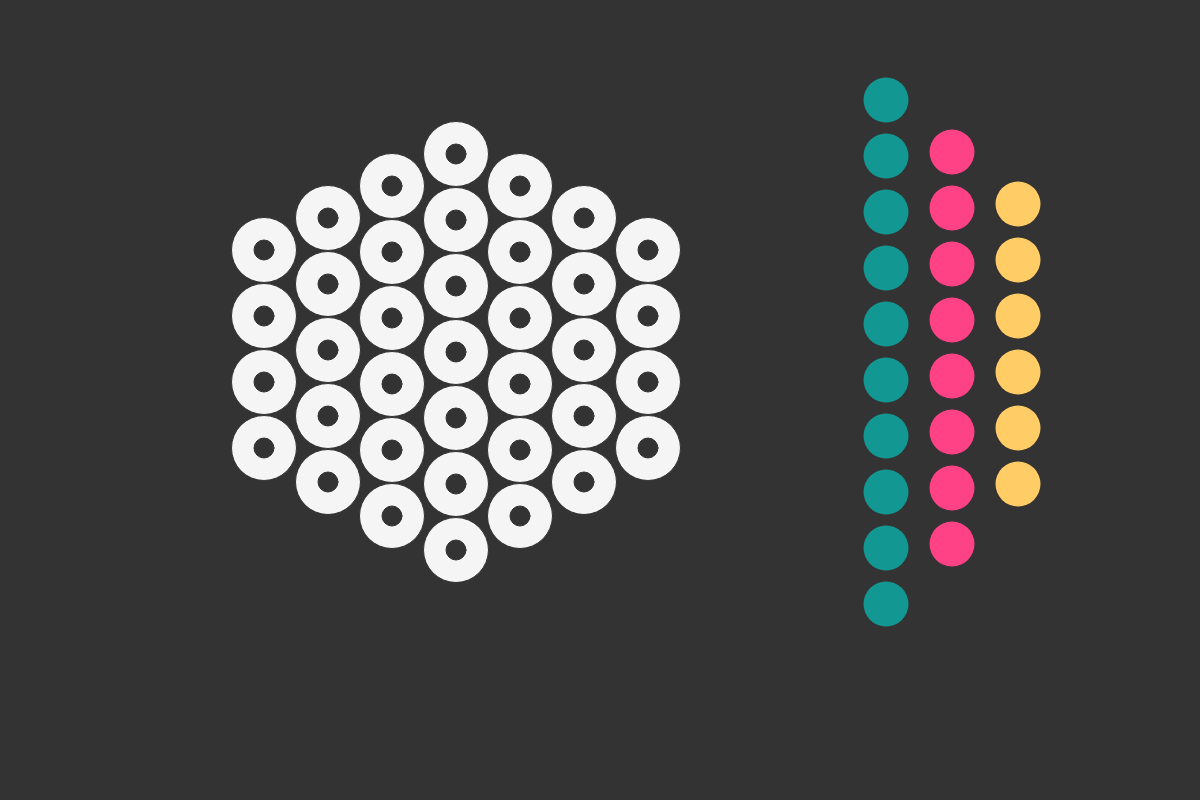
Frame 1 (no input)
Frame 60 (no input): identical to frame 1, image omitted
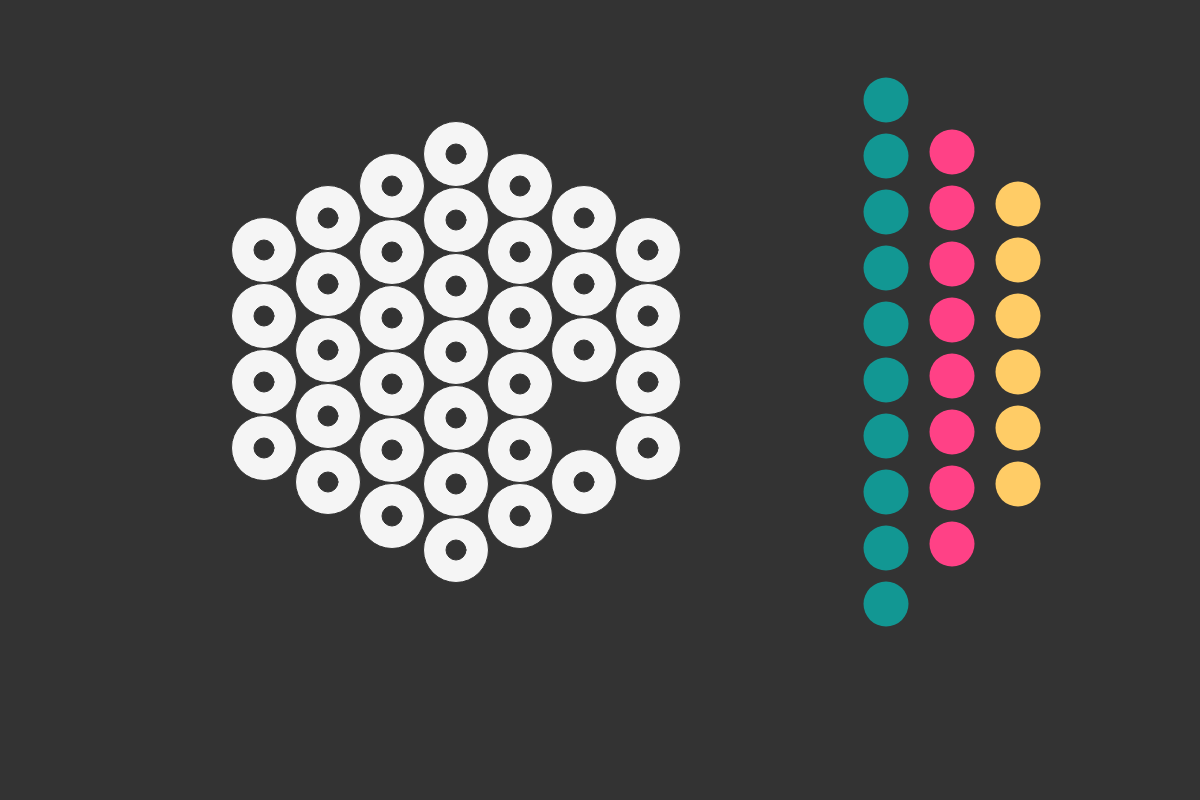
Frame 120 (the mouse pressed at the canvas centre since frame 60)

The p5.js sketch that drew these frames (run headless with seeded random() and noise() and a simulated clock; from frame 60 on, the mouse is pressed at the canvas centre):

// p5.js sketch
// ── sketch.js
var BGN_COLOUR = 51
let rings = [];
let marbles = [];

function setup() {
    // put setup code here
    createCanvas(1200, 800);
    background(BGN_COLOUR);

    // Setup the rings
    let posx = 200;
    let posy = 250;

    alph = ['a', 'b', 'c', 'd', 'e', 'f', 'g']
    num_rings = [4, 5, 6, 7, 6, 5, 4];
    for (let i = 0; i < alph.length; ++i) {
        posx += 64;
        posy = 250 - (num_rings[i] % 4) * 32;
        for (j = 0; j < num_rings[i]; ++j) {
            let ring = new Ring(posx, posy, alph[i].concat(String(j + 1)));
            rings.push(ring);
            posy += 66;
        }
    }

    posx = 820;
    posy = 100;
    num_marbles = [10, 8, 6];
    c = ["C", "P", "Y"];
    for (let i = 0; i < c.length; ++i) {
        posx += 66;
        posy = 100 + i * 52;
        for (j = 0; j < num_marbles[i]; ++j) {
            let marble = new Marble(posx, posy, c[i]);
            marbles.push(marble);
            posy += 56;
        }
    }

    // var b = new Marble(820, 180, "C");
    // marbles.push(b);

}


function draw() {
    background(BGN_COLOUR);
    // put drawing code here
    for (let i = 0; i < rings.length; ++i) {
        rings[i].draw();
    }

    for (let i = 0; i < marbles.length; ++i) {
        marbles[i].draw();
    }
}

function mousePressed() {
    for (let i = 0; i < marbles.length; ++i) {
        if (marbles[i].clicked()) { return; }
    }

    let ring_remove_id;
    for (let i = 0; i < rings.length; ++i) {
        if (rings[i].clicked())
            ring_remove_id = i;
    }
    if (ring_remove_id) {
        rings.splice(ring_remove_id, 1);
        return;
    }


}

function mouseDragged() {
    for (let i = 0; i < marbles.length; ++i) {
        marbles[i].dragged();
    }

}

function mouseReleased() {
    for (let i = 0; i < marbles.length; ++i) {
        for (let j = 0; j < rings.length; ++j) {
            var d = dist(marbles[i].posx, marbles[i].posy, rings[j].posx, rings[j].posy);
            if (d < 32.5) {
                marbles[i].posx = rings[j].posx;
                marbles[i].posy = rings[j].posy;
                // rings[j].update_has_marble(true);
            }
            marbles[i].lock = false;
        }
    }

}
// ── marble.js
var colours = {
    "C": [18, 151, 147],
    "P": [255, 65, 134],
    "Y": [255, 204, 102]

};

class Marble {
    constructor(posx, posy, colour) {
        this.posx = posx;
        this.posy = posy;
        this.colour = colour;
        this.xoffset = 0;
        this.yoffset = 0;
        this.radius = 45;
        this.lock = false;

        this.draw = function() {
            noStroke();
            fill(colours[this.colour][0], colours[this.colour][1], colours[this.colour][2]);
            circle(this.posx, this.posy, this.radius);
        }

        this.clicked = function() {
            var d = dist(mouseX, mouseY, this.posx, this.posy);
            if (d < this.radius / 2) {
                this.xoffset = mouseX - this.posx;
                this.yoffset = mouseY - this.posy;
                this.lock = true;
                return true;
            } else {
                this.xoffset = 0;
                this.yoffset = 0;
                this.lock = false;
                return false;
            }
        }

        this.dragged = function() {
            if (this.lock) {
                this.posx = mouseX - this.xoffset;
                this.posy = mouseY - this.yoffset;
            }
        }
    }

    get_colour() {
        return this.colour;
    }
    remove_marble() {
        noStroke();
        fill(BGN_COLOUR);
        circle(this.posx, this.posy, this.radius);

    }

}
// ── mybutton.css
.mybutton {
    background-color: #c21616;
    border: none;
    color: white;
    padding: 5px 5px;
    text-align: center;
    text-decoration: none;
    display: inline-block;
    font-size: 28px;
    font-weight: 700;
    opacity: 1;
    transition: 0.1s;
    font-family: 'Montserrat', sans-serif;
    cursor: pointer;
    border-radius: 95%;
    width: 45px;
    height: 45px;
    font-variant: small-caps;
    white-space: normal;
    outline: none;
    -webkit-touch-callout: none;
    -webkit-user-select: none;
    -khtml-user-select: none;
    -moz-user-select: none;
    -ms-user-select: none;
    user-select: none;
}

.mybutton:hover {
    opacity: 1;
    margin: -3px 0 0 0;
    outline: none;
}
// ── ring.js
class Ring {
    constructor(posx, posy, id) {

        this.id = id;
        this.posx = posx;
        this.posy = posy;
        this.ring_colour = 245;
        this.has_marble = false;
        this.removable = true;

        this.draw = function() {
            stroke(BGN_COLOUR);
            fill(this.ring_colour);
            circle(this.posx, this.posy, 65);
            fill(BGN_COLOUR);
            circle(this.posx, this.posy, 20);
        }

        this.clicked = function() {
            if (this.removable && !this.has_marble) {
                var d = dist(mouseX, mouseY, this.posx, this.posy);
                if (d < 32.5) {
                    print("hello!")
                    this.remove_ring();
                    return true;
                }
            }
            return false;
        }

    }

    update_has_marble(has_marble) {
        this.has_marble = has_marble;
    }

    remove_ring() {
        stroke(BGN_COLOUR);
        fill(BGN_COLOUR);
        circle(this.posx, this.posy, 65);
        this.has_marble = false;
    }

}
// ── sketchHolder.css
html,
body {
    height: 100%;
    width: 100%;
    background-color: #2e2f30;
}

body {
    margin: 0;
    display: flex;
    /* This centers our sketch horizontally. */
    justify-content: center;
    /* This centers our sketch vertically. */
    align-items: center;
}
